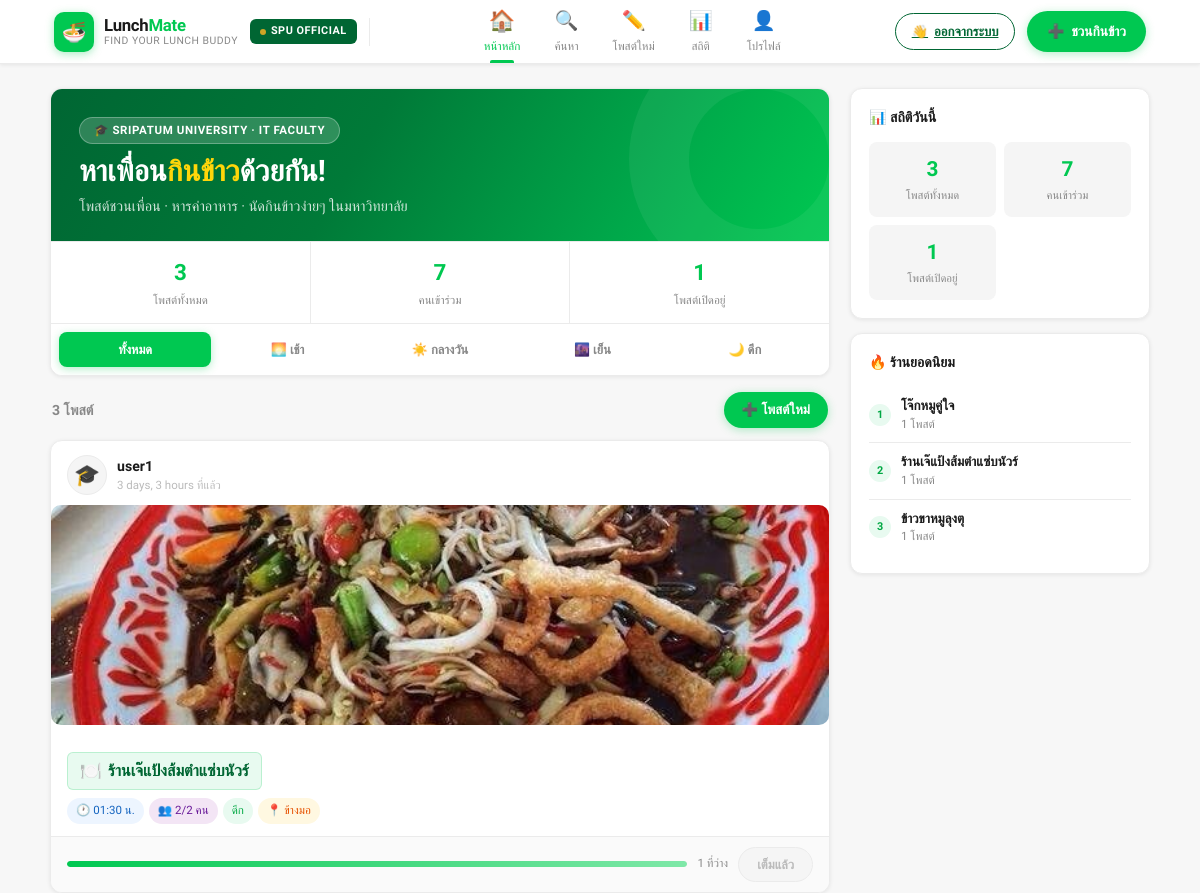
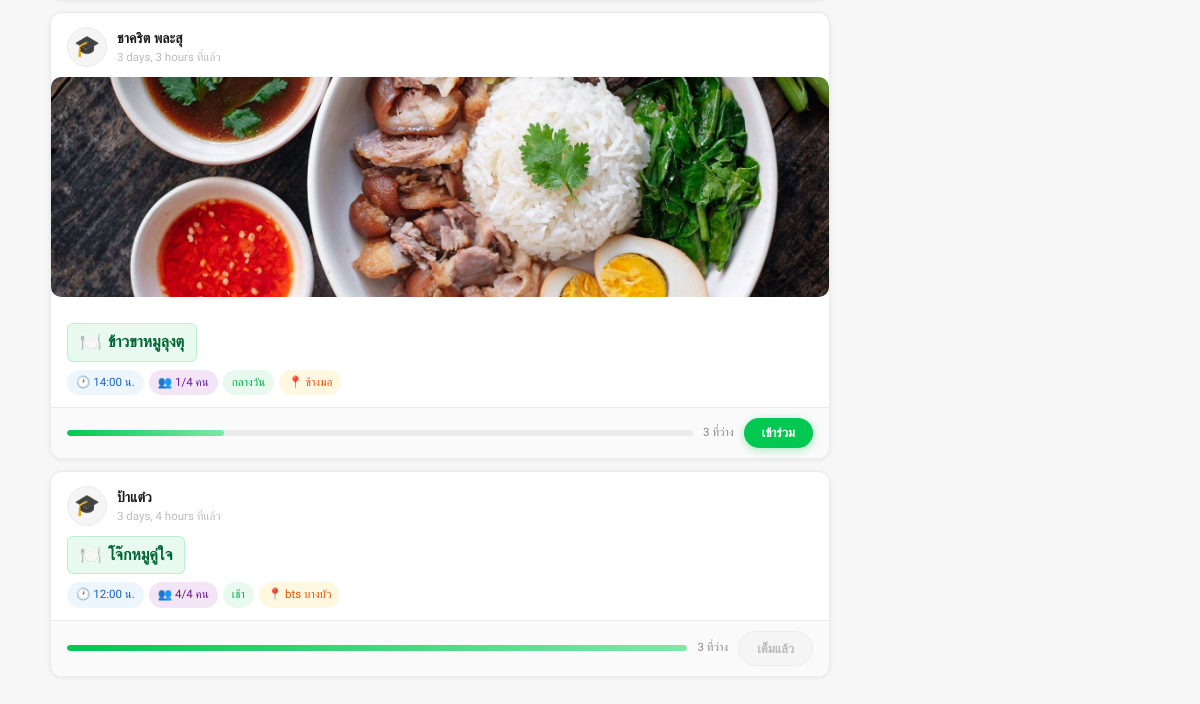
The page / (signed in) on the database as committed earlier (2 pictures, top to bottom).
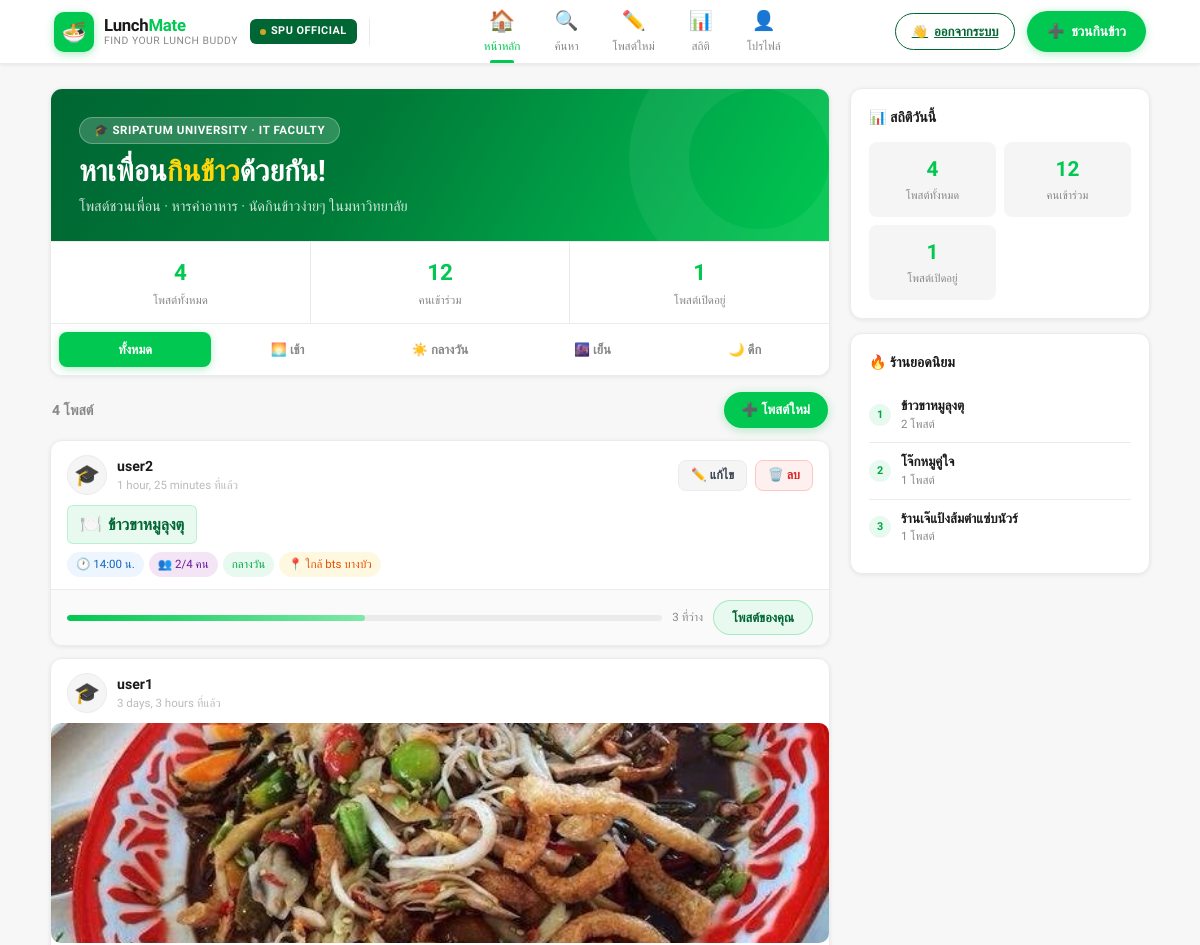
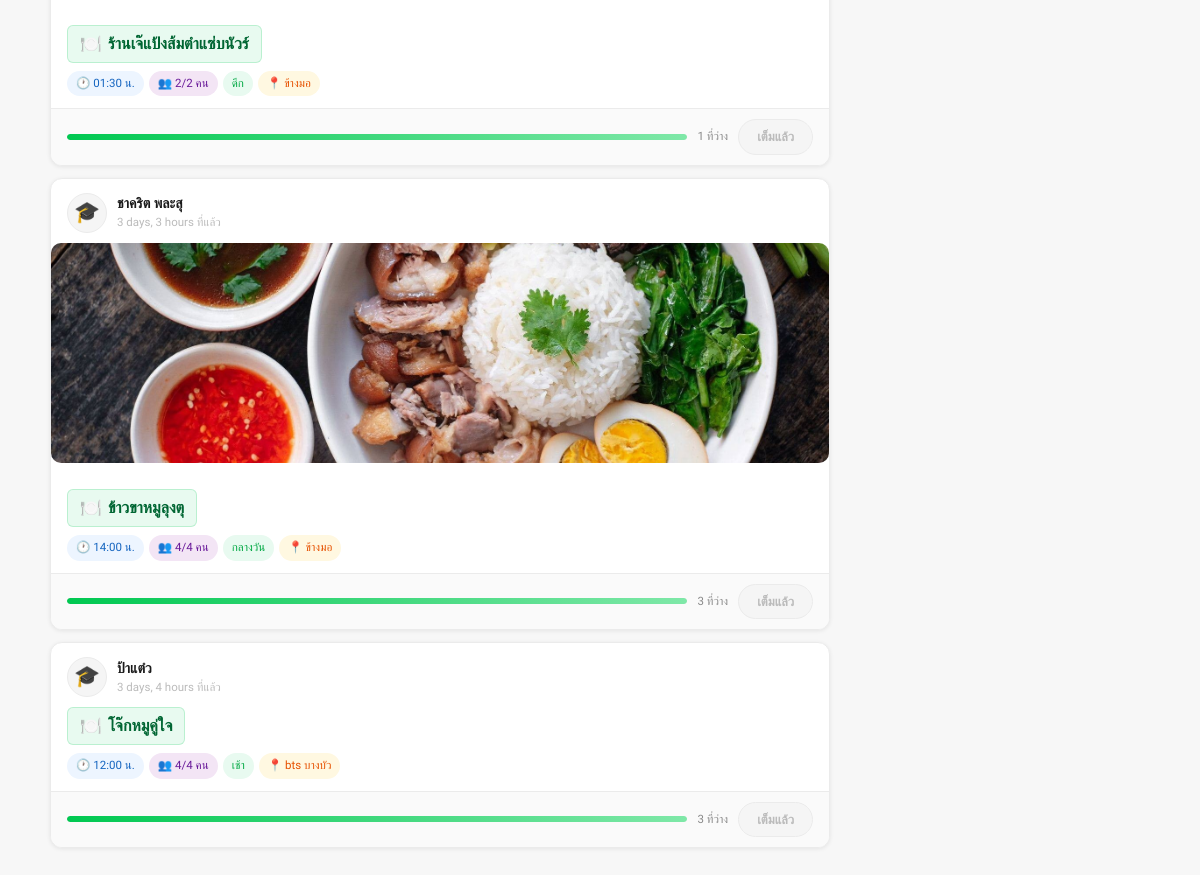
The same page on the database as committed later (2 pictures, top to bottom).
### posts/models.py (models this page shows, shortened)
class LunchPost(models.Model):
    MEAL_CHOICES = [
        ('เช้า', 'เช้า'),
        ('กลางวัน', 'กลางวัน'),
        ('เย็น', 'เย็น'),
        ('ดึก', 'ดึก'),
    ]
    owner       = models.ForeignKey(User, on_delete=models.CASCADE, null=True, blank=True)
    image       = models.ImageField(upload_to='posts/', blank=True, null=True)
    name        = models.CharField(max_length=100)
    restaurant  = models.CharField(max_length=200)
    area        = models.CharField(max_length=200, blank=True)
    meal        = models.CharField(max_length=20, choices=MEAL_CHOICES, default='กลางวัน')
    time        = models.CharField(max_length=10)
    slots       = models.IntegerField(default=4)
    joined      = models.IntegerField(default=1)
    note        = models.TextField(blank=True)
    created_at  = models.DateTimeField(auto_now_add=True)
    members     = models.ManyToManyField(User, related_name='joined_posts', blank=True)
    class Meta:
        ordering = ['-created_at']

### posts/views.py (the view)
# urls.py: path('', views.feed, name='feed'),
def feed(request):
    if not request.user.is_authenticated:
        return redirect('login')
    posts = LunchPost.objects.select_related('owner__profile').all()
    meal  = request.GET.get('meal', '')
    if meal:
        posts = posts.filter(meal=meal)
    total_posts  = LunchPost.objects.count()
    total_joined = sum(p.joined for p in LunchPost.objects.all())
    open_posts   = LunchPost.objects.filter(joined__lt=models.F('slots')).count()
    top_restaurants = (
        LunchPost.objects.values('restaurant')
        .annotate(cnt=Count('id'))
        .order_by('-cnt')[:5]
    )
    return render(request, 'posts/feed.html', {
        'posts': posts,
        'meal': meal,
        'total_posts': total_posts,
        'total_joined': total_joined,
        'open_posts': open_posts,
        'top_restaurants': top_restaurants,
    })

### posts/templates/posts/feed.html (shortened to what this page needs)
{% extends 'posts/base.html' %}
{% block content %}
<div class="layout">
  <div>
    <div class="feed-hero">
      <div class="hero-top">
        <div class="hero-content">
          <div class="hero-eyebrow">🎓 Sripatum University · IT Faculty</div>
          <h1 class="hero-title">หาเพื่อน<span>กินข้าว</span>ด้วยกัน!</h1>
          <p class="hero-sub">โพสต์ชวนเพื่อน · หารค่าอาหาร · นัดกินข้าวง่ายๆ ในมหาวิทยาลัย</p>
        </div>
      </div>
      <div class="hero-stats">
        <div class="h-stat">
          <span class="h-stat-num">{{ total_posts }}</span>
          <span class="h-stat-lbl">โพสต์ทั้งหมด</span>
        </div>
        <div class="h-stat">
          <span class="h-stat-num">{{ total_joined }}</span>
          <span class="h-stat-lbl">คนเข้าร่วม</span>
        </div>
        <div class="h-stat">
          <span class="h-stat-num">{{ open_posts }}</span>
          <span class="h-stat-lbl">โพสต์เปิดอยู่</span>
        </div>
      </div>
      <div class="filter-tabs">
        <a href="?meal=" class="ftab {% if not meal %}active{% endif %}">ทั้งหมด</a>
        <a href="?meal=เช้า" class="ftab {% if meal == 'เช้า' %}active{% endif %}">🌅 เช้า</a>
        <a href="?meal=กลางวัน" class="ftab {% if meal == 'กลางวัน' %}active{% endif %}">☀️ กลางวัน</a>
        <a href="?meal=เย็น" class="ftab {% if meal == 'เย็น' %}active{% endif %}">🌆 เย็น</a>
        <a href="?meal=ดึก" class="ftab {% if meal == 'ดึก' %}active{% endif %}">🌙 ดึก</a>
      </div>
    </div>
    <div class="feed-count-bar">
      <span class="feed-count-label">{{ posts|length }} โพสต์</span>
      <a href="{% url 'post_create' %}" class="btn-cta" style="padding:8px 18px;font-size:.83rem;">➕ โพสต์ใหม่</a>
    </div>
    {% for post in posts %}
    <div class="post-card">
      <div class="card-head">
        <div class="avatar">🎓</div>
        <div class="card-meta">
          <div class="card-name">{{ post.name }}</div>
          <div class="card-time">{{ post.created_at|timesince }} ที่แล้ว</div>
        </div>
        {% if request.user == post.owner %}
        <div style="margin-left:auto;display:flex;gap:8px;">
          <a href="{% url 'post_edit' post.pk %}" style="padding:5px 12px;border-radius:8px;background:#f5f5f5;border:1px solid #ebebeb;font-size:.78rem;font-weight:700;color:#374151;text-decoration:none;">✏️ แก้ไข</a>
          <a href="{% url 'post_delete' post.pk %}" style="padding:5px 12px;border-radius:8px;background:#fff0f0;border:1px solid #ffc5c5;font-size:.78rem;font-weight:700;color:#dc2626;text-decoration:none;">🗑️ ลบ</a>
        </div>
        {% endif %}
      </div>
      {% if post.image %}
      <img src="{{ post.image.url }}" style="width:100%;border-radius:10px;margin:10px 0;max-height:220px;object-fit:cover;"/>
      {% endif %}
      <div class="card-rest-pill">
        <span style="font-size:1.1rem">🍽️</span>
        <span class="card-rest-name">{{ post.restaurant }}</span>
      </div>
      <div class="card-body">
        <div class="card-tags">
          <span class="ctag ctag-time">🕐 {{ post.time }} น.</span>
          <span class="ctag ctag-slot">👥 {{ post.joined }}/{{ post.slots }} คน</span>
          <span class="ctag ctag-meal">{{ post.meal }}</span>
          {% if post.area %}<span class="ctag ctag-area">📍 {{ post.area }}</span>{% endif %}
        </div>
      </div>
      <div class="card-foot">
        <div class="slot-track">
          <div class="slot-fill" style="width:{% widthratio post.joined post.slots 100 %}%"></div>
        </div>
        <div class="slot-txt">{{ post.slots|add:"-1" }} ที่ว่าง</div>
        {% if request.user == post.owner %}
          <span class="btn-join joined">โพสต์ของคุณ</span>
        {% elif request.user in post.members.all %}
          <form method="post" action="{% url 'leave_post' post.pk %}" style="margin:0;">
            {% csrf_token %}
            <button type="submit" class="btn-join" style="background:#ff3b30;box-shadow:0 2px 8px rgba(255,59,48,.35);">❌ ยกเลิก</button>
          </form>
        {% elif post.joined >= post.slots %}
          <span class="btn-join full">เต็มแล้ว</span>
        {% else %}
          <form method="post" action="{% url 'join_post' post.pk %}" style="margin:0;">
            <button type="submit" class="btn-join">เข้าร่วม</button>
          </form>
        {% endif %}
      </div>
    </div>
    {% endfor %}
  </div>
  <div class="sidebar">
    <div class="s-card">
      <div class="s-card-title">📊 สถิติวันนี้</div>
      <div class="stat-grid">
        <div class="stat-box">
          <span class="stat-box-num">{{ total_posts }}</span>
          <span class="stat-box-lbl">โพสต์ทั้งหมด</span>
        </div>
        <div class="stat-box">
          <span class="stat-box-num">{{ total_joined }}</span>
          <span class="stat-box-lbl">คนเข้าร่วม</span>
        </div>
        <div class="stat-box">
          <span class="stat-box-num">{{ open_posts }}</span>
          <span class="stat-box-lbl">โพสต์เปิดอยู่</span>
        </div>
      </div>
    </div>
    <div class="s-card" style="margin-top:14px;">
      <div class="s-card-title">🔥 ร้านยอดนิยม</div>
      {% for r in top_restaurants %}
      <div class="trend-item">
        <span class="trend-rank">{{ forloop.counter }}</span>
        <div class="trend-info">
          <div class="trend-name">{{ r.restaurant }}</div>
          <div class="trend-cnt">{{ r.cnt }} โพสต์</div>
        </div>
      </div>
      {% endfor %}
    </div>
  </div>
</div>
{% endblock %}

### posts/templates/posts/base.html (shortened to what this page needs)
{% load static %}
<!DOCTYPE html>
<html lang="th">
<head>
  <link rel="stylesheet" href="{% static 'posts/style.css' %}?v=2"/>
</head>
<body>
<nav class="navbar">
  <div class="navbar-inner">
    <a class="logo-block" href="{% url 'feed' %}">
      <div class="logo-icon-wrap">🍜</div>
      <div class="logo-text">
        <span class="logo-name">Lunch<span>Mate</span></span>
        <span class="logo-sub">Find your lunch buddy</span>
      </div>
    </a>
    <div class="spu-badge"><div class="spu-badge-dot"></div>SPU Official</div>
    <div class="nav-links" id="nav-links-desktop">
      <a class="nav-link {% if request.resolver_match.url_name == 'feed' %}active{% endif %}" href="{% url 'feed' %}">
        <span class="nl-icon">🏠</span><span class="nl-lbl">หน้าหลัก</span>
      </a>
      <a class="nav-link {% if request.resolver_match.url_name == 'search' %}active{% endif %}" href="{% url 'search' %}">
        <span class="nl-icon">🔍</span><span class="nl-lbl">ค้นหา</span>
      </a>
      <a class="nav-link {% if request.resolver_match.url_name == 'post_create' %}active{% endif %}" href="{% url 'post_create' %}">
        <span class="nl-icon">✏️</span><span class="nl-lbl">โพสต์ใหม่</span>
      </a>
      <a class="nav-link {% if request.resolver_match.url_name == 'stats' %}active{% endif %}" href="{% url 'stats' %}">
        <span class="nl-icon">📊</span><span class="nl-lbl">สถิติ</span>
      </a>
      {% if request.user.is_authenticated %}
      <a class="nav-link {% if request.resolver_match.url_name == 'profile' %}active{% endif %}" href="{% url 'profile' %}">
        <span class="nl-icon">👤</span><span class="nl-lbl">โปรไฟล์</span>
      </a>
      {% endif %}
    </div>
    {% if request.user.is_authenticated %}
    <a href="{% url 'logout' %}" class="btn-login">
      <span>👋</span><span>ออกจากระบบ</span>
    </a>
    {% else %}
    <a href="{% url 'login' %}" class="btn-login">
      <span>🔑</span><span>เข้าสู่ระบบ</span>
    </a>
    {% endif %}
    <a class="btn-cta desktop-only" href="{% url 'post_create' %}">
      <span>➕</span><span>ชวนกินข้าว</span>
    </a>
  </div>
</nav>
{% block content %}{% endblock %}
</body>
</html>

Rows that differ between the two databases and show on the page:
no longer on one of the page's lists (row edited): LunchPost: restaurant "ข้าวขาหมูลุงตุ"
added LunchPost: name "user2", created_at "1 hour, 25 minutes", shows "✏️ แก้ไข", restaurant "ข้าวขาหมูลุงตุ", time "14:00", joined "2", slots "4", meal "กลางวัน", area "ใกล้ bts บางบัว", slots|add "3", shows "โพสต์ของคุณ", cnt "2"
changed LunchPost "ชาคริต พละสุ": joined "1" → "4"; joined "เข้าร่วม" → "เต็มแล้ว"
Other text that changed with them:
{{ total_posts }}: "3" → "4"
{{ total_joined }}: "7" → "12"
{{ posts|length }}: "3" → "4"
